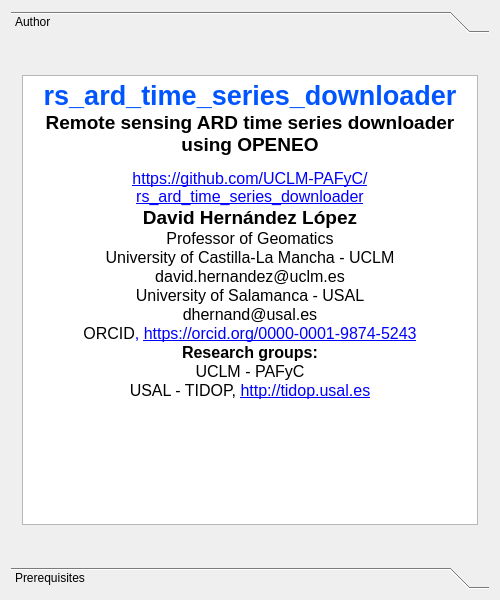
<?xml version="1.0" encoding="UTF-8"?>
<ui version="4.0">
 <class>about</class>
 <widget class="QDialog" name="about">
  <property name="geometry">
   <rect>
    <x>0</x>
    <y>0</y>
    <width>500</width>
    <height>600</height>
   </rect>
  </property>
  <property name="minimumSize">
   <size>
    <width>500</width>
    <height>400</height>
   </size>
  </property>
  <property name="maximumSize">
   <size>
    <width>500</width>
    <height>600</height>
   </size>
  </property>
  <property name="windowTitle">
   <string>Remote sensing ARD time series downloader using OPENEO</string>
  </property>
  <layout class="QGridLayout" name="gridLayout_9">
   <item row="0" column="0">
    <widget class="QToolBox" name="toolBox">
     <property name="sizePolicy">
      <sizepolicy hsizetype="Preferred" vsizetype="Minimum">
       <horstretch>0</horstretch>
       <verstretch>0</verstretch>
      </sizepolicy>
     </property>
     <property name="currentIndex">
      <number>0</number>
     </property>
     <widget class="QWidget" name="page">
      <property name="geometry">
       <rect>
        <x>0</x>
        <y>0</y>
        <width>476</width>
        <height>508</height>
       </rect>
      </property>
      <attribute name="label">
       <string>Author</string>
      </attribute>
      <layout class="QGridLayout" name="gridLayout">
       <item row="0" column="0">
        <widget class="QTextBrowser" name="textBrowser_description">
         <property name="enabled">
          <bool>true</bool>
         </property>
         <property name="sizePolicy">
          <sizepolicy hsizetype="MinimumExpanding" vsizetype="MinimumExpanding">
           <horstretch>0</horstretch>
           <verstretch>0</verstretch>
          </sizepolicy>
         </property>
         <property name="minimumSize">
          <size>
           <width>430</width>
           <height>450</height>
          </size>
         </property>
         <property name="maximumSize">
          <size>
           <width>16777215</width>
           <height>450</height>
          </size>
         </property>
         <property name="html">
          <string>&lt;!DOCTYPE HTML PUBLIC &quot;-//W3C//DTD HTML 4.0//EN&quot; &quot;http://www.w3.org/TR/REC-html40/strict.dtd&quot;&gt;
&lt;html&gt;&lt;head&gt;&lt;meta name=&quot;qrichtext&quot; content=&quot;1&quot; /&gt;&lt;style type=&quot;text/css&quot;&gt;
p, li { white-space: pre-wrap; }
&lt;/style&gt;&lt;/head&gt;&lt;body style=&quot; font-family:'MS Shell Dlg 2'; font-size:8.0597pt; font-weight:400; font-style:normal;&quot;&gt;
&lt;p align=&quot;center&quot; style=&quot; margin-top:0px; margin-bottom:0px; margin-left:0px; margin-right:0px; -qt-block-indent:0; text-indent:0px;&quot;&gt;&lt;span style=&quot; font-family:'Calibri'; font-size:20pt; font-weight:600; color:#0055ff;&quot;&gt;rs_ard_time_series_downloader&lt;/span&gt;&lt;/p&gt;
&lt;p align=&quot;center&quot; style=&quot; margin-top:0px; margin-bottom:0px; margin-left:0px; margin-right:0px; -qt-block-indent:0; text-indent:0px;&quot;&gt;&lt;span style=&quot; font-size:14pt; font-weight:600;&quot;&gt;Remote sensing ARD time series downloader using OPENEO&lt;/span&gt;&lt;/p&gt;
&lt;p align=&quot;center&quot; style=&quot; margin-top:0px; margin-bottom:0px; margin-left:0px; margin-right:0px; -qt-block-indent:0; text-indent:0px;&quot;&gt;&lt;span style=&quot; font-size:8pt;&quot;&gt; &lt;/span&gt;&lt;/p&gt;
&lt;p align=&quot;center&quot; style=&quot; margin-top:0px; margin-bottom:0px; margin-left:0px; margin-right:0px; -qt-block-indent:0; text-indent:0px;&quot;&gt;&lt;a href=&quot;https://github.com/UCLM-PAFyC/forest_fire_severity_estimation&quot;&gt;&lt;span style=&quot; font-size:12pt; text-decoration: underline; color:#0000ff;&quot;&gt;https://github.com/UCLM-PAFyC/rs_ard_time_series_downloader&lt;/span&gt;&lt;/a&gt;&lt;/p&gt;
&lt;p align=&quot;center&quot; style=&quot; margin-top:0px; margin-bottom:0px; margin-left:0px; margin-right:0px; -qt-block-indent:0; text-indent:0px;&quot;&gt;&lt;span style=&quot; font-family:'Calibri'; font-size:14pt; font-weight:600; color:#000000;&quot;&gt;David Hernández López&lt;/span&gt;&lt;/p&gt;
&lt;p align=&quot;center&quot; style=&quot; margin-top:0px; margin-bottom:0px; margin-left:0px; margin-right:0px; -qt-block-indent:0; text-indent:0px;&quot;&gt;&lt;span style=&quot; font-size:12pt;&quot;&gt;Professor of Geomatics&lt;/span&gt;&lt;/p&gt;
&lt;p align=&quot;center&quot; style=&quot; margin-top:0px; margin-bottom:0px; margin-left:0px; margin-right:0px; -qt-block-indent:0; text-indent:0px;&quot;&gt;&lt;span style=&quot; font-family:'Calibri'; font-size:12pt; color:#000000;&quot;&gt;University of Castilla-La Mancha - UCLM&lt;/span&gt;&lt;/p&gt;
&lt;p align=&quot;center&quot; style=&quot; margin-top:0px; margin-bottom:0px; margin-left:0px; margin-right:0px; -qt-block-indent:0; text-indent:0px;&quot;&gt;&lt;span style=&quot; font-family:'Calibri'; font-size:12pt; color:#000000;&quot;&gt;david.hernandez@uclm.es&lt;/span&gt;&lt;/p&gt;
&lt;p align=&quot;center&quot; style=&quot; margin-top:0px; margin-bottom:0px; margin-left:0px; margin-right:0px; -qt-block-indent:0; text-indent:0px;&quot;&gt;&lt;span style=&quot; font-family:'Calibri'; font-size:12pt; color:#000000;&quot;&gt;University of Salamanca - USAL&lt;/span&gt;&lt;/p&gt;
&lt;p align=&quot;center&quot; style=&quot; margin-top:0px; margin-bottom:0px; margin-left:0px; margin-right:0px; -qt-block-indent:0; text-indent:0px;&quot;&gt;&lt;span style=&quot; font-family:'Calibri'; font-size:12pt; color:#000000;&quot;&gt;dhernand@usal.es&lt;/span&gt;&lt;/p&gt;
&lt;p align=&quot;center&quot; style=&quot; margin-top:0px; margin-bottom:0px; margin-left:0px; margin-right:0px; -qt-block-indent:0; text-indent:0px;&quot;&gt;&lt;span style=&quot; font-family:'Calibri'; font-size:12pt; color:#000000;&quot;&gt;ORCID&lt;/span&gt;&lt;span style=&quot; font-family:'Calibri'; font-size:12pt; color:#0000ff;&quot;&gt;, &lt;/span&gt;&lt;a href=&quot;https://orcid.org/0000-0001-9874-5243&quot;&gt;&lt;span style=&quot; font-size:12pt; text-decoration: underline; color:#0000ff;&quot;&gt;https://orcid.org/0000-0001-9874-5243&lt;/span&gt;&lt;/a&gt;&lt;/p&gt;
&lt;p align=&quot;center&quot; style=&quot; margin-top:0px; margin-bottom:0px; margin-left:0px; margin-right:0px; -qt-block-indent:0; text-indent:0px;&quot;&gt;&lt;span style=&quot; font-family:'Calibri'; font-size:12pt; font-weight:600; color:#000000;&quot;&gt;Research groups:&lt;/span&gt;&lt;/p&gt;
&lt;p align=&quot;center&quot; style=&quot; margin-top:0px; margin-bottom:0px; margin-left:0px; margin-right:0px; -qt-block-indent:0; text-indent:0px;&quot;&gt;&lt;span style=&quot; font-family:'Calibri'; font-size:12pt; color:#000000;&quot;&gt;UCLM - PAFyC&lt;/span&gt;&lt;/p&gt;
&lt;p align=&quot;center&quot; style=&quot; margin-top:0px; margin-bottom:0px; margin-left:0px; margin-right:0px; -qt-block-indent:0; text-indent:0px;&quot;&gt;&lt;span style=&quot; font-family:'Calibri'; font-size:12pt; color:#000000;&quot;&gt;USAL - TIDOP, &lt;/span&gt;&lt;a href=&quot;http://tidop.usal.es&quot;&gt;&lt;span style=&quot; font-size:12pt; text-decoration: underline; color:#0000ff;&quot;&gt;http://tidop.usal.es&lt;/span&gt;&lt;/a&gt;&lt;/p&gt;
&lt;p align=&quot;center&quot; style=&quot; margin-top:0px; margin-bottom:0px; margin-left:0px; margin-right:0px; -qt-block-indent:0; text-indent:0px;&quot;&gt;&lt;span style=&quot; font-size:8pt;&quot;&gt;                                                     &lt;/span&gt;&lt;/p&gt;&lt;/body&gt;&lt;/html&gt;</string>
         </property>
         <property name="openExternalLinks">
          <bool>true</bool>
         </property>
        </widget>
       </item>
      </layout>
     </widget>
     <widget class="QWidget" name="page_2">
      <property name="geometry">
       <rect>
        <x>0</x>
        <y>0</y>
        <width>123</width>
        <height>123</height>
       </rect>
      </property>
      <attribute name="label">
       <string>Prerequisites</string>
      </attribute>
      <layout class="QGridLayout" name="gridLayout_3">
       <item row="0" column="0">
        <widget class="QTextBrowser" name="textBrowser_News">
         <property name="toolTip">
          <string notr="true"/>
         </property>
         <property name="html">
          <string>&lt;!DOCTYPE HTML PUBLIC &quot;-//W3C//DTD HTML 4.0//EN&quot; &quot;http://www.w3.org/TR/REC-html40/strict.dtd&quot;&gt;
&lt;html&gt;&lt;head&gt;&lt;meta name=&quot;qrichtext&quot; content=&quot;1&quot; /&gt;&lt;style type=&quot;text/css&quot;&gt;
p, li { white-space: pre-wrap; }
&lt;/style&gt;&lt;/head&gt;&lt;body style=&quot; font-family:'MS Shell Dlg 2'; font-size:8.0597pt; font-weight:400; font-style:normal;&quot;&gt;
&lt;p align=&quot;center&quot; style=&quot; margin-top:0px; margin-bottom:0px; margin-left:0px; margin-right:0px; -qt-block-indent:0; text-indent:0px;&quot;&gt;&lt;span style=&quot; font-size:12pt;&quot;&gt;Pre-requisites:&lt;/span&gt;&lt;/p&gt;
&lt;p align=&quot;center&quot; style=&quot;-qt-paragraph-type:empty; margin-top:0px; margin-bottom:0px; margin-left:0px; margin-right:0px; -qt-block-indent:0; text-indent:0px; font-size:12pt;&quot;&gt;&lt;br /&gt;&lt;/p&gt;
&lt;p align=&quot;center&quot; style=&quot; margin-top:0px; margin-bottom:0px; margin-left:0px; margin-right:0px; -qt-block-indent:0; text-indent:0px;&quot;&gt;&lt;span style=&quot; font-size:12pt;&quot;&gt;Register an login in&lt;/span&gt;&lt;/p&gt;
&lt;p align=&quot;center&quot; style=&quot; margin-top:0px; margin-bottom:0px; margin-left:0px; margin-right:0px; -qt-block-indent:0; text-indent:0px;&quot;&gt;&lt;a href=&quot;https://dataspace.copernicus.eu/&quot;&gt;&lt;span style=&quot; font-size:18pt; text-decoration: underline; color:#0000ff;&quot;&gt;Copernicus Data Space Ecosystem&lt;/span&gt;&lt;/a&gt;&lt;/p&gt;
&lt;p align=&quot;center&quot; style=&quot;-qt-paragraph-type:empty; margin-top:0px; margin-bottom:0px; margin-left:0px; margin-right:0px; -qt-block-indent:0; text-indent:0px; font-size:12pt;&quot;&gt;&lt;br /&gt;&lt;/p&gt;
&lt;p align=&quot;center&quot; style=&quot; margin-top:0px; margin-bottom:0px; margin-left:0px; margin-right:0px; -qt-block-indent:0; text-indent:0px;&quot;&gt;&lt;span style=&quot; font-size:12pt;&quot;&gt;Any use of this version is allowed without &lt;/span&gt;&lt;/p&gt;
&lt;p align=&quot;center&quot; dir='rtl' style=&quot; margin-top:0px; margin-bottom:0px; margin-left:0px; margin-right:0px; -qt-block-indent:0; text-indent:0px;&quot;&gt;&lt;span style=&quot; font-size:12pt;&quot;&gt;responsibility for the author&lt;/span&gt;&lt;/p&gt;&lt;/body&gt;&lt;/html&gt;</string>
         </property>
         <property name="openExternalLinks">
          <bool>true</bool>
         </property>
        </widget>
       </item>
      </layout>
     </widget>
    </widget>
   </item>
  </layout>
 </widget>
 <layoutdefault spacing="6" margin="11"/>
 <resources>
  <include location="../forest_fire_severity_estimation-master/resources.qrc"/>
 </resources>
 <connections/>
</ui>
